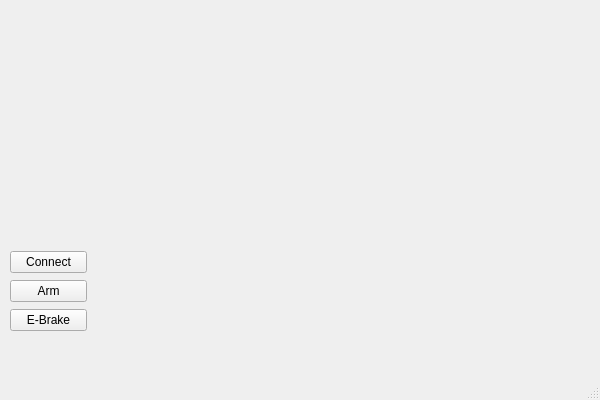
<?xml version="1.0" encoding="UTF-8"?>
<ui version="4.0">
 <class>MainWindow</class>
 <widget class="QMainWindow" name="MainWindow">
  <property name="geometry">
   <rect>
    <x>0</x>
    <y>0</y>
    <width>600</width>
    <height>400</height>
   </rect>
  </property>
  <property name="windowTitle">
   <string>MainWindow</string>
  </property>
  <widget class="QWidget" name="centralwidget">
   <property name="enabled">
    <bool>true</bool>
   </property>
   <widget class="QWidget" name="layoutWidget">
    <property name="geometry">
     <rect>
      <x>10</x>
      <y>250</y>
      <width>77</width>
      <height>83</height>
     </rect>
    </property>
    <layout class="QVBoxLayout" name="verticalLayout">
     <item>
      <widget class="QPushButton" name="connectButton">
       <property name="text">
        <string>Connect</string>
       </property>
      </widget>
     </item>
     <item>
      <widget class="QPushButton" name="armButton">
       <property name="text">
        <string>Arm</string>
       </property>
      </widget>
     </item>
     <item>
      <widget class="QPushButton" name="eBrakeButton">
       <property name="text">
        <string>E-Brake</string>
       </property>
      </widget>
     </item>
    </layout>
   </widget>
   <widget class="QWidget" name="verticalLayoutWidget">
    <property name="geometry">
     <rect>
      <x>10</x>
      <y>10</y>
      <width>251</width>
      <height>221</height>
     </rect>
    </property>
    <layout class="QVBoxLayout" name="lidarGraph"/>
   </widget>
  </widget>
  <widget class="QMenuBar" name="menubar">
   <property name="geometry">
    <rect>
     <x>0</x>
     <y>0</y>
     <width>600</width>
     <height>21</height>
    </rect>
   </property>
  </widget>
  <widget class="QStatusBar" name="statusbar"/>
 </widget>
 <resources/>
 <connections/>
</ui>
